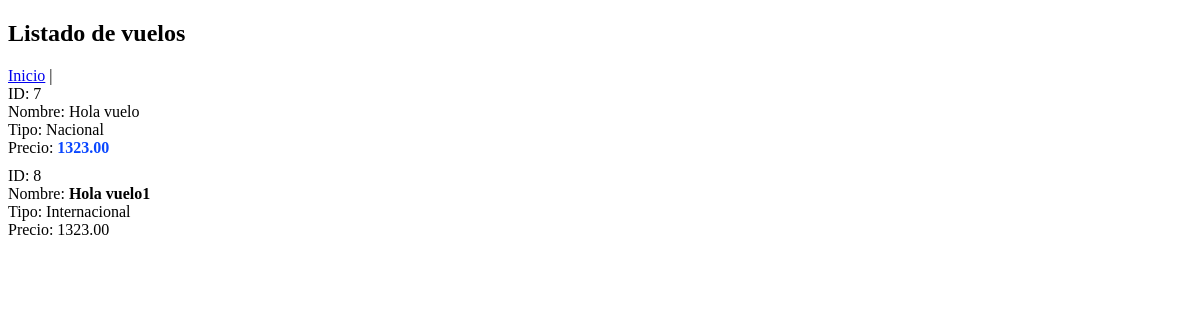
The page /listar/ on the database as committed earlier.
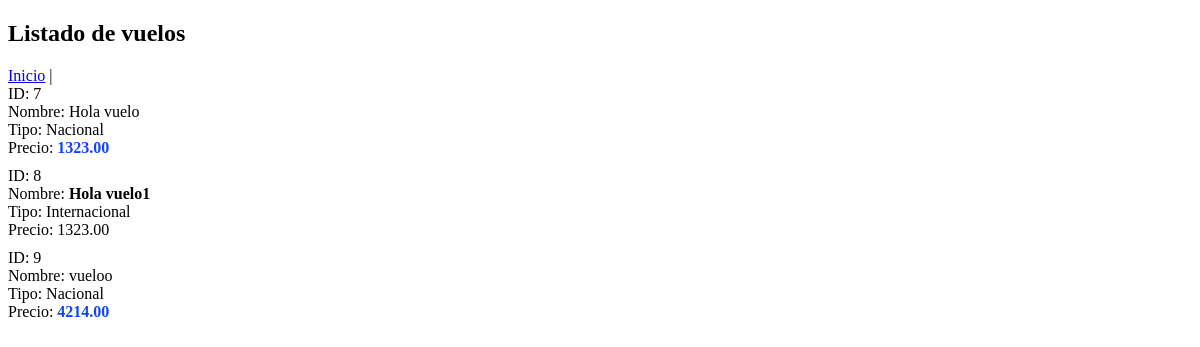
The same page on the database as committed later.
### vuelos/models.py (models this page shows, shortened)
class Vuelo(models.Model):
    TIPO_VUELO = [
        ('nacional', 'Nacional'),
        ('internacional', 'Internacional'),
    ]
    id = models.AutoField(primary_key=True)
    nombre_vuelo = models.CharField(max_length=100, unique=True)
    tipo = models.CharField(max_length=50, choices=TIPO_VUELO)
    precio = models.DecimalField(max_digits=10, decimal_places=2)

### vuelos/views.py (the view)
# urls.py: path('listar/', views.listar_vuelos, name='listar'),
def listar_vuelos(request):
    vuelos = Vuelo.objects.all().order_by('precio')
    return render(request, 'listar.html', {'vuelos': vuelos})

### templates/listar.html (shortened to what this page needs)
<!DOCTYPE html>
<html lang="es">
<head>
</head>
<body>
  <h2>Listado de vuelos</h2>
  <a href="{% url 'vuelos:home' %}">Inicio</a> |
  {% if vuelos %}
    {% for v in vuelos %}
      <div class="vuelo">
        ID: {{ v.id }} <br>
        Nombre: <span class="{% if v.tipo == 'internacional' %}nombre-internacional{% endif %}">{{ v.nombre_vuelo }}</span><br>
        Tipo: {{ v.get_tipo_display }} <br>
        Precio: <span class="{% if v.tipo == 'nacional' %}precio-nacional{% endif %}">{{ v.precio }}</span>
      </div>
    {% endfor %}
  {% else %}
    <p class="sin-vuelo">No hay vuelos registrados.</p>
  {% endif %}
</body>
</html>

### templates/listar.html (style rules this page uses)
.precio-nacional { color: #0a47ff; font-weight: 600; }
.nombre-internacional { font-weight: bold; }
.vuelo { margin-bottom: 10px; }

Rows that differ between the two databases and show on the page:
added Vuelo: id "9", nombre_vuelo "vueloo", tipo "Nacional", precio "4214.00"
